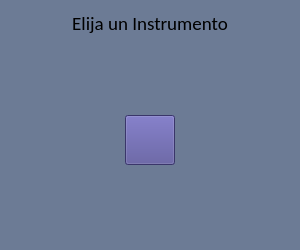
<?xml version="1.0" encoding="UTF-8"?>
<ui version="4.0">
 <class>Instruments</class>
 <widget class="QWidget" name="Instruments">
  <property name="geometry">
   <rect>
    <x>0</x>
    <y>0</y>
    <width>300</width>
    <height>250</height>
   </rect>
  </property>
  <property name="sizePolicy">
   <sizepolicy hsizetype="Fixed" vsizetype="Fixed">
    <horstretch>0</horstretch>
    <verstretch>0</verstretch>
   </sizepolicy>
  </property>
  <property name="windowTitle">
   <string>Instruments</string>
  </property>
  <property name="windowIcon">
   <iconset resource="../resources/buttons.qrc">
    <normaloff>:/instruments/assets/instruments/piano.png</normaloff>:/instruments/assets/instruments/piano.png</iconset>
  </property>
  <property name="styleSheet">
   <string notr="true">QWidget{
	background-color: #6c7b95;
}
QPushButton {
	background-color: rgb(81, 76, 149);
}

</string>
  </property>
  <layout class="QVBoxLayout" name="verticalLayout" stretch="3,0">
   <item>
    <widget class="QLabel" name="label">
     <property name="sizePolicy">
      <sizepolicy hsizetype="Minimum" vsizetype="Maximum">
       <horstretch>0</horstretch>
       <verstretch>0</verstretch>
      </sizepolicy>
     </property>
     <property name="font">
      <font>
       <family>Calibri</family>
       <pointsize>14</pointsize>
      </font>
     </property>
     <property name="text">
      <string>Elija un Instrumento</string>
     </property>
     <property name="alignment">
      <set>Qt::AlignCenter</set>
     </property>
    </widget>
   </item>
   <item>
    <widget class="QWidget" name="button_collector" native="true">
     <property name="sizePolicy">
      <sizepolicy hsizetype="Minimum" vsizetype="Minimum">
       <horstretch>0</horstretch>
       <verstretch>0</verstretch>
      </sizepolicy>
     </property>
     <layout class="QGridLayout" name="gridLayout" rowstretch="0" columnstretch="3">
      <item row="0" column="0">
       <widget class="QPushButton" name="base_button_4">
        <property name="sizePolicy">
         <sizepolicy hsizetype="Fixed" vsizetype="Fixed">
          <horstretch>0</horstretch>
          <verstretch>0</verstretch>
         </sizepolicy>
        </property>
        <property name="minimumSize">
         <size>
          <width>50</width>
          <height>50</height>
         </size>
        </property>
        <property name="maximumSize">
         <size>
          <width>50</width>
          <height>50</height>
         </size>
        </property>
        <property name="styleSheet">
         <string notr="true"/>
        </property>
        <property name="text">
         <string/>
        </property>
       </widget>
      </item>
     </layout>
    </widget>
   </item>
  </layout>
 </widget>
 <resources>
  <include location="../resources/buttons.qrc"/>
 </resources>
 <connections/>
</ui>
